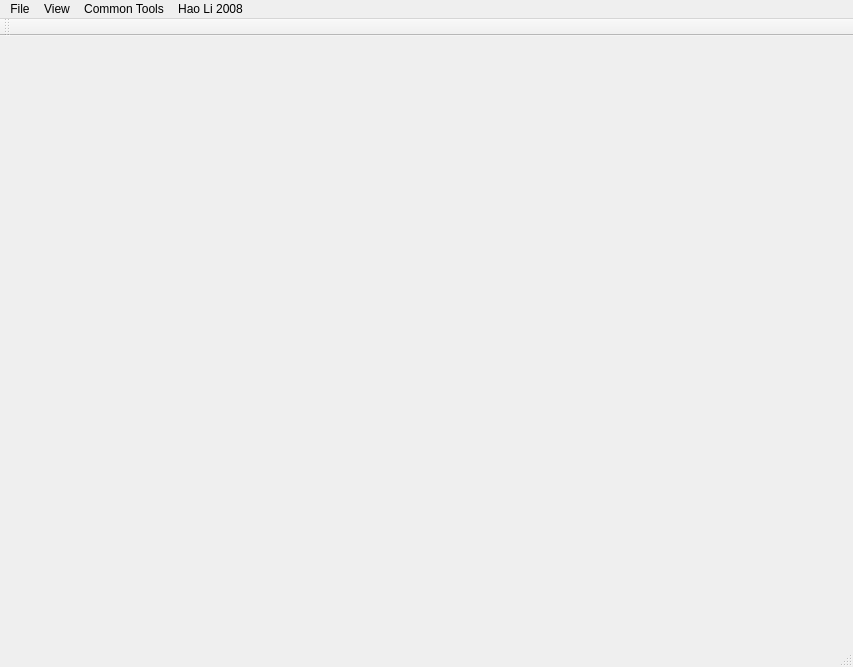
<?xml version="1.0" encoding="UTF-8"?>
<ui version="4.0">
 <class>DeformableRegistrationClass</class>
 <widget class="QMainWindow" name="DeformableRegistrationClass">
  <property name="geometry">
   <rect>
    <x>0</x>
    <y>0</y>
    <width>853</width>
    <height>667</height>
   </rect>
  </property>
  <property name="windowTitle">
   <string>DeformableRegistration</string>
  </property>
  <widget class="QWidget" name="centralWidget">
   <layout class="QHBoxLayout" name="horizontalLayout">
    <property name="margin">
     <number>0</number>
    </property>
    <item>
     <widget class="Viewer" name="view" native="true"/>
    </item>
   </layout>
  </widget>
  <widget class="QMenuBar" name="menuBar">
   <property name="geometry">
    <rect>
     <x>0</x>
     <y>0</y>
     <width>853</width>
     <height>21</height>
    </rect>
   </property>
   <widget class="QMenu" name="menuFile">
    <property name="title">
     <string>File</string>
    </property>
    <addaction name="actionNew"/>
    <addaction name="separator"/>
    <addaction name="actionOpenTemplate"/>
    <addaction name="actionOpenTarget"/>
    <addaction name="separator"/>
    <addaction name="actionSaveTemplate"/>
    <addaction name="actionSaveTarget"/>
    <addaction name="separator"/>
    <addaction name="actionExit"/>
   </widget>
   <widget class="QMenu" name="menuHaoLi2008">
    <property name="title">
     <string>Hao Li 2008</string>
    </property>
   </widget>
   <widget class="QMenu" name="menuCommon_Tools">
    <property name="title">
     <string>Common Tools</string>
    </property>
    <widget class="QMenu" name="menuSampling">
     <property name="title">
      <string>Sampling</string>
     </property>
     <addaction name="actionRANDOM"/>
     <addaction name="actionQuadricFitting"/>
     <addaction name="actionDartThrowing"/>
    </widget>
    <addaction name="actionDecimate"/>
    <addaction name="menuSampling"/>
    <addaction name="actionEmbededDeformation"/>
   </widget>
   <widget class="QMenu" name="menuView">
    <property name="title">
     <string>View</string>
    </property>
    <widget class="QMenu" name="menuProjection">
     <property name="title">
      <string>Projection</string>
     </property>
     <addaction name="actionPerspective"/>
     <addaction name="actionOrthogonal"/>
    </widget>
    <widget class="QMenu" name="menuTemplateMesh">
     <property name="title">
      <string>Template Mesh</string>
     </property>
     <addaction name="actionSolid"/>
     <addaction name="actionWireframe"/>
     <addaction name="actionFlat"/>
     <addaction name="actionSmooth"/>
     <addaction name="separator"/>
     <addaction name="actionTemplateVisible"/>
     <addaction name="separator"/>
     <addaction name="actionTransparent"/>
    </widget>
    <widget class="QMenu" name="menuTarget_Mesh">
     <property name="title">
      <string>Target Mesh</string>
     </property>
     <addaction name="actionPoints"/>
     <addaction name="actionWireframe_2"/>
     <addaction name="actionFlat_2"/>
     <addaction name="actionSmooth_2"/>
     <addaction name="separator"/>
     <addaction name="actionTargetVisible"/>
     <addaction name="separator"/>
     <addaction name="actionTransparent_2"/>
    </widget>
    <addaction name="menuProjection"/>
    <addaction name="separator"/>
    <addaction name="menuTemplateMesh"/>
    <addaction name="menuTarget_Mesh"/>
    <addaction name="actionDeformationGraph"/>
   </widget>
   <addaction name="menuFile"/>
   <addaction name="menuView"/>
   <addaction name="menuCommon_Tools"/>
   <addaction name="menuHaoLi2008"/>
  </widget>
  <widget class="QToolBar" name="mainToolBar">
   <attribute name="toolBarArea">
    <enum>TopToolBarArea</enum>
   </attribute>
   <attribute name="toolBarBreak">
    <bool>false</bool>
   </attribute>
  </widget>
  <widget class="QStatusBar" name="statusBar"/>
  <action name="actionNew">
   <property name="text">
    <string>New</string>
   </property>
  </action>
  <action name="actionOpenTemplate">
   <property name="text">
    <string>Open Template...</string>
   </property>
  </action>
  <action name="actionOpenTarget">
   <property name="text">
    <string>Open Target...</string>
   </property>
  </action>
  <action name="actionSaveTemplate">
   <property name="text">
    <string>Save Template...</string>
   </property>
  </action>
  <action name="actionSaveTarget">
   <property name="text">
    <string>Save Target...</string>
   </property>
  </action>
  <action name="actionExit">
   <property name="text">
    <string>Exit</string>
   </property>
  </action>
  <action name="actionDecimate">
   <property name="text">
    <string>Decimate</string>
   </property>
  </action>
  <action name="actionRANDOM">
   <property name="text">
    <string>RANDOM</string>
   </property>
  </action>
  <action name="actionQuadricFitting">
   <property name="text">
    <string>Quadric_Fitting</string>
   </property>
  </action>
  <action name="actionDartThrowing">
   <property name="text">
    <string>Dart_Throwing</string>
   </property>
  </action>
  <action name="actionEmbededDeformation">
   <property name="text">
    <string>Embeded Deformation</string>
   </property>
  </action>
  <action name="actionPerspective">
   <property name="text">
    <string>Perspective</string>
   </property>
  </action>
  <action name="actionOrthogonal">
   <property name="text">
    <string>Orthogonal</string>
   </property>
  </action>
  <action name="actionSolid">
   <property name="text">
    <string>Points</string>
   </property>
  </action>
  <action name="actionWireframe">
   <property name="text">
    <string>Wireframe</string>
   </property>
  </action>
  <action name="actionFlat">
   <property name="text">
    <string>Flat</string>
   </property>
  </action>
  <action name="actionSmooth">
   <property name="text">
    <string>Smooth</string>
   </property>
  </action>
  <action name="actionVisible">
   <property name="text">
    <string>Show</string>
   </property>
  </action>
  <action name="actionTemplateVisible">
   <property name="checkable">
    <bool>true</bool>
   </property>
   <property name="checked">
    <bool>true</bool>
   </property>
   <property name="text">
    <string>Visible</string>
   </property>
  </action>
  <action name="actionTransparent">
   <property name="text">
    <string>Transparent...</string>
   </property>
  </action>
  <action name="actionPoints">
   <property name="text">
    <string>Points</string>
   </property>
  </action>
  <action name="actionWireframe_2">
   <property name="text">
    <string>Wireframe</string>
   </property>
  </action>
  <action name="actionFlat_2">
   <property name="text">
    <string>Flat</string>
   </property>
  </action>
  <action name="actionSmooth_2">
   <property name="text">
    <string>Smooth</string>
   </property>
  </action>
  <action name="actionShow">
   <property name="text">
    <string>Show</string>
   </property>
  </action>
  <action name="actionTargetVisible">
   <property name="checkable">
    <bool>true</bool>
   </property>
   <property name="checked">
    <bool>true</bool>
   </property>
   <property name="text">
    <string>Visible</string>
   </property>
  </action>
  <action name="actionTransparent_2">
   <property name="text">
    <string>Transparent...</string>
   </property>
  </action>
  <action name="actionShow_2">
   <property name="text">
    <string>Show</string>
   </property>
  </action>
  <action name="actionHide_3">
   <property name="text">
    <string>Hide</string>
   </property>
  </action>
  <action name="actionDeformationGraph">
   <property name="checkable">
    <bool>true</bool>
   </property>
   <property name="text">
    <string>Deformation Graph</string>
   </property>
  </action>
 </widget>
 <layoutdefault spacing="6" margin="11"/>
 <customwidgets>
  <customwidget>
   <class>Viewer</class>
   <extends>QWidget</extends>
   <header>Viewer.h</header>
   <container>1</container>
  </customwidget>
 </customwidgets>
 <resources>
  <include location="DeformableRegistration.qrc"/>
 </resources>
 <connections/>
</ui>
